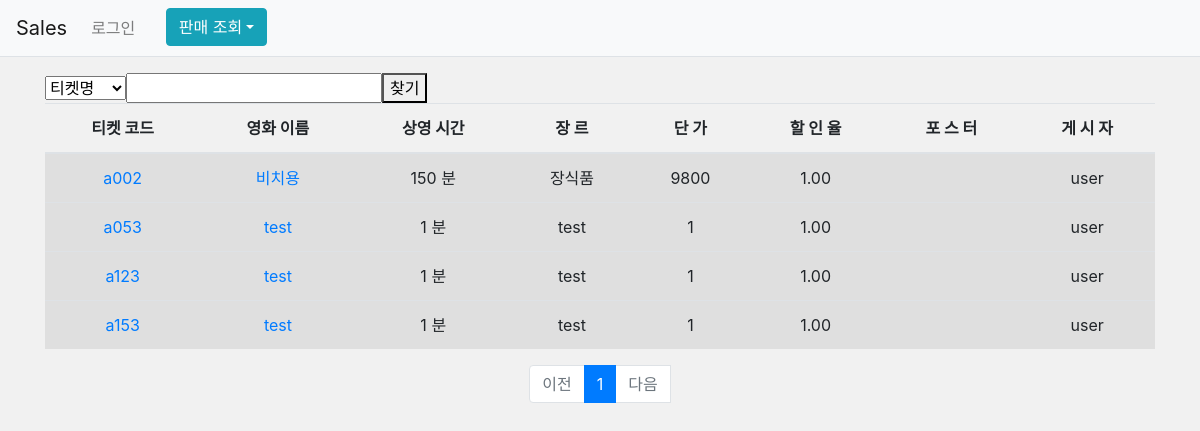
The page / on the database its author committed.
### sales/models.py (models this page shows, shortened)
class Product (models.Model) :
    id = models.AutoField(primary_key = True)
    pcode = models.CharField(max_length = 10, unique = True, null = True)
    pname = models.TextField()
    jang = models.TextField()
    ptime = models.IntegerField(default = 0)
    unitprice = models.IntegerField(default = 0)
    discountrate = models.DecimalField(max_digits = 11, decimal_places = 2, default = 0)
    img_file = models.ImageField(null = True, blank = True)
    author = models.ForeignKey(User, on_delete = models.CASCADE)
    create_date = models.DateTimeField(null = True, blank = True)
    class Meta :
        unique_together = (("id", "pcode"),)

### sales/views.py (the view)
# urls.py: path('', views.index, name = 'index'),
def index(request) :
    page = request.GET.get('page', 1)
    kw = request.GET.get('kw', '')
    getSel = request.GET.get('selp', '')
    if kw :
        product_list = Product.objects.order_by('pcode')
        if getSel == 'pname' :
            product_list = product_list.filter(
            Q(pname__icontains = kw)
        )
        elif getSel == 'pcode' :
            product_list = product_list.filter(
            Q(pcode__icontains = kw)
        )
    else :
        product_list = Product.objects.order_by('pcode')
    paginator = Paginator(product_list, 10)
    page_obj = paginator.get_page(page)
    context  = {'product_list' : page_obj, 'page' : page, 'kw' : kw, 'getSel' : getSel}
    return render(request, 'sales/product_list.html', context)

### templates/sales/product_list.html (shortened to what this page needs)
{% extends 'base.html' %}
{% block content %}
<div class = "container my-3">
    <table class = "table">
        <thead>
            <tr class = "text-center thead-info">
                <th>티켓 코드</th>
                <th>영화 이름</th>
                <th>상영 시간</th>
                <th>장     르</th>
                <th>단     가</th>
                <th>할 인  율</th>
                <th>포 스  터</th>
                <th>게 시 자</th>
            </tr>
        </thead>
        <tbody class = "text-center table-active">
            {% if product_list %}
                {% for product in product_list %}
                    <tr>
                        <td>
                            <a href="{% url 'sales:detail' product.id %}">
                                {{ product.pcode}}
                            </a>
                        </td>
                        <td>
                            <a href="{% url 'sales:detail' product.id %}">
                                {{ product.pname}}
                            </a>
                        </td>
                        <td>
                            <a>
                                {{ product.ptime}} 분
                            </a>
                        </td>
                        <td>
                            <a>
                                {{ product.jang}}
                            </a>
                        </td>
                        <td>
                            <a>
                                {{ product.unitprice}}
                            </a>
                        </td>
                        <td>
                            <a>
                                {{ product.discountrate}}
                            </a>
                        </td>
                        <td>
                        </td>
                        <td>
                            {{ product.author.username }}
                        </td>
                    </tr>
                {% endfor %}
            {% else %}
            <tr>
                <td colspan = "3">영화가 없습니다.</td>
            </tr>
            {% endif %}
            <select id='sel_p'>
                {% if getSel == 'pcode' %}
                    <option value='pname'>티켓명</option>
                    <option value='pcode' selected>티켓코드</option>
                {% else %}
                    <option value='pname'>티켓명</option>
                {% endif %}
            </select>
            <input type = 'text' id = 'search_kw' value = {{ kw|default_if_none:'' }}>
            <button type = 'button' id = 'btn_search'>찾기</button>
        </tbody>
    </table>
    <ul class = "pagination justify-content-center">
        {% if product_list.has_previous %}
        <li class = "page-item">
            <a class = "page-link" data-page = "{{ product_list.previous_page_number}}" herf = "javascript:void(0)">이전</a>
        </li>
        {% else %}
        <li class = "page-item disabled">
            <a class = "page-link" tabindex = "-1" aira-disabled = "ture" href = "#">이전</a>
        </li>
        {% endif %}
        {% for page_number in product_list.paginator.page_range %}
            {% if page_number >= product_list.number|add:-5 and page_number <= product_list.number|add:5 %}
                {% if page_number == product_list.number %}
                    <li class = "page-item active" aria-current = "page">
                        <a class = "page-link" data-page = "{{ page_number }}" href = "javascript:void(0)">{{ page_number }}</a>
                    </li>
                {%else%}
                    <li class = "page-item">
                        <a class = "page-link" data-page = "{{ page_number }}" href = "javascript:void(0)">{{ page_number }}</a>
                    </li>
                {% endif %}
            {% endif %}
        {% endfor %}
    {% if product_list.has_next %}
    <li class = "page-item">
        <a class = "page-link" data-page = "{{ product_list.next_page_number }}" href = "javascript:void(0)">다음</a>
    </li>
    {% else %}
    <li class = "page-item disabled">
        <a class = "page-link" tabindex = "-1" aria-disabled = "true" href = "#">다음</a>
    </li>
    {% endif %}
{% endblock %}

### static/style.css (style rules this page uses)
#color { background-color: rgb(241, 241, 241); }

### rows shown on the page
Product: pcode "a002", pname "비치용", ptime "150", jang "장식품", unitprice "9800", discountrate "1.00", author.username "user"
Product: pcode "a053", pname "test", ptime "1", jang "test", unitprice "1", discountrate "1.00", author.username "user"
Product: pcode "a123", pname "test", ptime "1", jang "test", unitprice "1", discountrate "1.00", author.username "user"
Product: pcode "a153", pname "test", ptime "1", jang "test", unitprice "1", discountrate "1.00", author.username "user"

### other values the page prints
{{ page_number }} "1"
